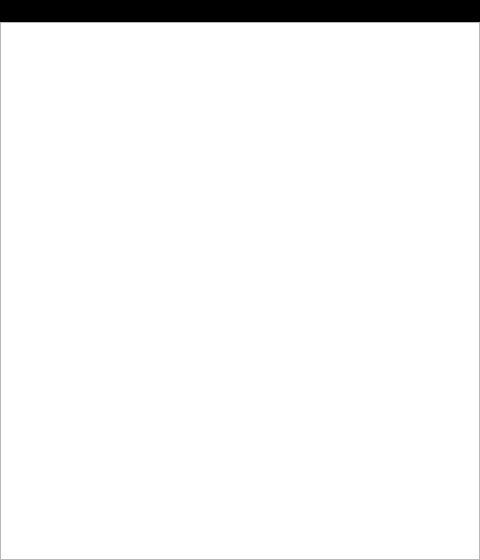
<?xml version="1.0" encoding="UTF-8"?>
<ui version="4.0">
 <class>capScreenForm</class>
 <widget class="QWidget" name="capScreenForm">
  <property name="geometry">
   <rect>
    <x>0</x>
    <y>0</y>
    <width>480</width>
    <height>560</height>
   </rect>
  </property>
  <property name="windowTitle">
   <string>capScreenForm</string>
  </property>
  <property name="autoFillBackground">
   <bool>false</bool>
  </property>
  <property name="styleSheet">
   <string notr="true">#capScreenForm { background: black;}</string>
  </property>
  <layout class="QGridLayout" name="gridLayout">
   <property name="leftMargin">
    <number>0</number>
   </property>
   <property name="topMargin">
    <number>0</number>
   </property>
   <property name="rightMargin">
    <number>0</number>
   </property>
   <property name="bottomMargin">
    <number>0</number>
   </property>
   <item row="0" column="0">
    <widget class="QLabel" name="capFps">
     <property name="sizePolicy">
      <sizepolicy hsizetype="Maximum" vsizetype="Maximum">
       <horstretch>0</horstretch>
       <verstretch>0</verstretch>
      </sizepolicy>
     </property>
     <property name="font">
      <font>
       <family>Trebuchet MS</family>
      </font>
     </property>
     <property name="autoFillBackground">
      <bool>false</bool>
     </property>
     <property name="styleSheet">
      <string notr="true">color:white;</string>
     </property>
     <property name="text">
      <string/>
     </property>
    </widget>
   </item>
   <item row="1" column="0">
    <widget class="ShrinkableQLabel" name="capDisplay">
     <property name="mouseTracking">
      <bool>true</bool>
     </property>
     <property name="focusPolicy">
      <enum>Qt::NoFocus</enum>
     </property>
     <property name="backgroundBrush">
      <brush brushstyle="SolidPattern">
       <color alpha="255">
        <red>0</red>
        <green>0</green>
        <blue>0</blue>
       </color>
      </brush>
     </property>
     <property name="interactive">
      <bool>false</bool>
     </property>
     <property name="sceneRect">
      <rectf>
       <x>0.000000000000000</x>
       <y>0.000000000000000</y>
       <width>0.000000000000000</width>
       <height>0.000000000000000</height>
      </rectf>
     </property>
    </widget>
   </item>
  </layout>
 </widget>
 <layoutdefault spacing="6" margin="11"/>
 <customwidgets>
  <customwidget>
   <class>ShrinkableQLabel</class>
   <extends>QGraphicsView</extends>
   <header>ShrinkableQLabel.h</header>
  </customwidget>
 </customwidgets>
 <resources/>
 <connections/>
</ui>
